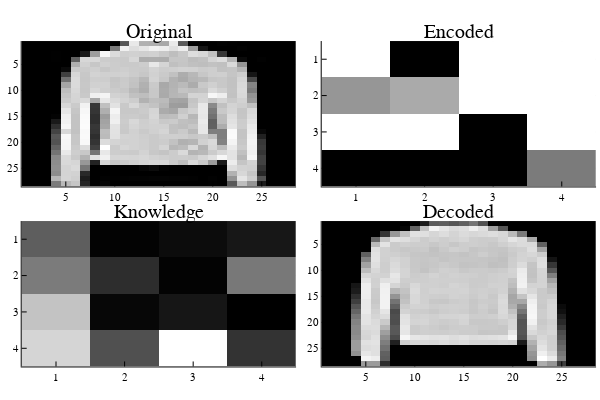

The notebook cell this image was saved under:
### Code cell
og = x_test_autoenc[:, 97]
en = enc(og)
kn = knw(en)
dc = dec(kn)
plot(
    plot(
        Gray.(reshape(og, 28, 28)'), title="Original"
    ),
    plot(
        Gray.(reshape(en, 4, 4)'), title="Encoded"
    ),
    plot(
        Gray.(reshape(kn, 4, 4)'), title="Knowledge"
    ),
    plot(
        Gray.(reshape(dc, 28, 28)'), title="Decoded"
    )
)

### Figure 1 — Plotly figure (JSON) as saved in the notebook; plotly's stock layout.template omitted (floating-point values rounded to 4 significant figures; data arrays with more than 128 entries replaced by an {"elided": "..."} marker saying what was removed)
{"data": [{"colorbar": {"title": ""}, "colorscale": [[0, "rgba(0, 0, 0, 1.000)"], [1, "rgba(255, 255, 255, 1.000)"]], "hoverinfo": "none", "name": "y1", "showlegend": false, "showscale": false, "type": "heatmap", "x": [0.5, 1.5, 2.5, 3.5, 4.5, 5.5, 6.5, 7.5, 8.5, 9.5, 10.5, 11.5, 12.5, 13.5, 14.5, 15.5, 16.5, 17.5, 18.5, 19.5, 20.5, 21.5, 22.5, 23.5, 24.5, 25.5, 26.5, 27.5, 28.5], "xaxis": "x1", "y": [0.5, 1.5, 2.5, 3.5, 4.5, 5.5, 6.5, 7.5, 8.5, 9.5, 10.5, 11.5, 12.5, 13.5, 14.5, 15.5, 16.5, 17.5, 18.5, 19.5, 20.5, 21.5, 22.5, 23.5, 24.5, 25.5, 26.5, 27.5, 28.5], "yaxis": "y1", "z": {"elided": "28x28 float values"}, "zmax": 1, "zmin": 0}, {"colorbar": {"title": ""}, "colorscale": [[0, "rgba(0, 0, 0, 1.000)"], [1, "rgba(255, 255, 255, 1.000)"]], "hoverinfo": "none", "name": "y1", "showlegend": false, "showscale": false, "type": "heatmap", "x": [0.5, 1.5, 2.5, 3.5, 4.5], "xaxis": "x2", "y": [0.5, 1.5, 2.5, 3.5, 4.5], "yaxis": "y2", "z": [[1, 0, 1, 1], [0.5896, 0.6664, 1, 1], [1, 1, 0, 1], [0, 0, 0, 0.4805]], "zmax": 1, "zmin": 0}, {"colorbar": {"title": ""}, "colorscale": [[0, "rgba(0, 0, 0, 1.000)"], [1, "rgba(255, 255, 255, 1.000)"]], "hoverinfo": "none", "name": "y1", "showlegend": false, "showscale": false, "type": "heatmap", "x": [0.5, 1.5, 2.5, 3.5, 4.5], "xaxis": "x3", "y": [0.5, 1.5, 2.5, 3.5, 4.5], "yaxis": "y3", "z": [[0.359, 0.07608, 0.1039, 0.1375], [0.4516, 0.2068, 0.07585, 0.4404], [0.6741, 0.089, 0.1367, 0.06739], [0.732, 0.3163, 0.8613, 0.2258]], "zmax": 0.8613, "zmin": 0.06739}, {"colorbar": {"title": ""}, "colorscale": [[0, "rgba(0, 0, 0, 1.000)"], [1, "rgba(255, 255, 255, 1.000)"]], "hoverinfo": "none", "name": "y1", "showlegend": false, "showscale": false, "type": "heatmap", "x": [0.5, 1.5, 2.5, 3.5, 4.5, 5.5, 6.5, 7.5, 8.5, 9.5, 10.5, 11.5, 12.5, 13.5, 14.5, 15.5, 16.5, 17.5, 18.5, 19.5, 20.5, 21.5, 22.5, 23.5, 24.5, 25.5, 26.5, 27.5, 28.5], "xaxis": "x4", "y": [0.5, 1.5, 2.5, 3.5, 4.5, 5.5, 6.5, 7.5, 8.5, 9.5, 10.5, 11.5, 12.5, 13.5, 14.5, 15.5, 16.5, 17.5, 18.5, 19.5, 20.5, 21.5, 22.5, 23.5, 24.5, 25.5, 26.5, 27.5, 28.5], "yaxis": "y4", "z": {"elided": "28x28 float values"}, "zmax": 0.9949, "zmin": 0}], "layout": {"annotations": [{"font": {"color": "rgba(0, 0, 0, 1.000)", "family": "sans-serif", "size": 20}, "rotation": 0, "showarrow": false, "text": "Original", "x": 0.2648, "xanchor": "center", "xref": "paper", "y": 1, "yanchor": "top", "yref": "paper"}, {"font": {"color": "rgba(0, 0, 0, 1.000)", "family": "sans-serif", "size": 20}, "rotation": 0, "showarrow": false, "text": "Encoded", "x": 0.7648, "xanchor": "center", "xref": "paper", "y": 1, "yanchor": "top", "yref": "paper"}, {"font": {"color": "rgba(0, 0, 0, 1.000)", "family": "sans-serif", "size": 20}, "rotation": 0, "showarrow": false, "text": "Knowledge", "x": 0.2648, "xanchor": "center", "xref": "paper", "y": 0.5, "yanchor": "top", "yref": "paper"}, {"font": {"color": "rgba(0, 0, 0, 1.000)", "family": "sans-serif", "size": 20}, "rotation": 0, "showarrow": false, "text": "Decoded", "x": 0.7648, "xanchor": "center", "xref": "paper", "y": 0.5, "yanchor": "top", "yref": "paper"}], "height": 400, "legend_position": {"bgcolor": "rgba(255, 255, 255, 1.000)", "bordercolor": "rgba(0, 0, 0, 1.000)", "borderwidth": 1, "font": {"color": "rgba(0, 0, 0, 1.000)", "family": "sans-serif", "size": 11}, "title": {"font": {"color": "rgba(0, 0, 0, 1.000)", "family": "sans-serif", "size": 15}, "text": ""}, "tracegroupgap": 0, "traceorder": "normal", "x": 1, "xanchor": "auto", "y": 1, "yanchor": "auto"}, "margin": {"b": 20, "l": 0, "r": 0, "t": 20}, "paper_bgcolor": "rgba(255, 255, 255, 1.000)", "plot_bgcolor": "rgba(255, 255, 255, 1.000)", "showlegend": true, "width": 600, "xaxis1": {"anchor": "y1", "domain": [0.03619, 0.4934], "gridcolor": "rgba(0, 0, 0, 0.100)", "gridwidth": 0.5, "linecolor": "rgba(0, 0, 0, 1.000)", "mirror": false, "range": [0.5, 28.5], "showgrid": true, "showline": true, "showticklabels": true, "tickangle": 0, "tickcolor": "rgb(0, 0, 0)", "tickfont": {"color": "rgba(0, 0, 0, 1.000)", "family": "sans-serif", "size": 11}, "tickmode": "array", "ticks": "inside", "ticktext": ["5", "10", "15", "20", "25"], "tickvals": [5, 10, 15, 20, 25], "title": "", "titlefont": {"color": "rgba(0, 0, 0, 1.000)", "family": "sans-serif", "size": 15}, "type": "-", "visible": true, "zeroline": false, "zerolinecolor": "rgba(0, 0, 0, 1.000)"}, "xaxis2": {"anchor": "y2", "domain": [0.5362, 0.9934], "gridcolor": "rgba(0, 0, 0, 0.100)", "gridwidth": 0.5, "linecolor": "rgba(0, 0, 0, 1.000)", "mirror": false, "range": [0.5, 4.5], "showgrid": true, "showline": true, "showticklabels": true, "tickangle": 0, "tickcolor": "rgb(0, 0, 0)", "tickfont": {"color": "rgba(0, 0, 0, 1.000)", "family": "sans-serif", "size": 11}, "tickmode": "array", "ticks": "inside", "ticktext": ["1", "2", "3", "4"], "tickvals": [1, 2, 3, 4], "title": "", "titlefont": {"color": "rgba(0, 0, 0, 1.000)", "family": "sans-serif", "size": 15}, "type": "-", "visible": true, "zeroline": false, "zerolinecolor": "rgba(0, 0, 0, 1.000)"}, "xaxis3": {"anchor": "y3", "domain": [0.03619, 0.4934], "gridcolor": "rgba(0, 0, 0, 0.100)", "gridwidth": 0.5, "linecolor": "rgba(0, 0, 0, 1.000)", "mirror": false, "range": [0.5, 4.5], "showgrid": true, "showline": true, "showticklabels": true, "tickangle": 0, "tickcolor": "rgb(0, 0, 0)", "tickfont": {"color": "rgba(0, 0, 0, 1.000)", "family": "sans-serif", "size": 11}, "tickmode": "array", "ticks": "inside", "ticktext": ["1", "2", "3", "4"], "tickvals": [1, 2, 3, 4], "title": "", "titlefont": {"color": "rgba(0, 0, 0, 1.000)", "family": "sans-serif", "size": 15}, "type": "-", "visible": true, "zeroline": false, "zerolinecolor": "rgba(0, 0, 0, 1.000)"}, "xaxis4": {"anchor": "y4", "domain": [0.5362, 0.9934], "gridcolor": "rgba(0, 0, 0, 0.100)", "gridwidth": 0.5, "linecolor": "rgba(0, 0, 0, 1.000)", "mirror": false, "range": [0.5, 28.5], "showgrid": true, "showline": true, "showticklabels": true, "tickangle": 0, "tickcolor": "rgb(0, 0, 0)", "tickfont": {"color": "rgba(0, 0, 0, 1.000)", "family": "sans-serif", "size": 11}, "tickmode": "array", "ticks": "inside", "ticktext": ["5", "10", "15", "20", "25"], "tickvals": [5, 10, 15, 20, 25], "title": "", "titlefont": {"color": "rgba(0, 0, 0, 1.000)", "family": "sans-serif", "size": 15}, "type": "-", "visible": true, "zeroline": false, "zerolinecolor": "rgba(0, 0, 0, 1.000)"}, "yaxis1": {"anchor": "x1", "domain": [0.5376, 0.9415], "gridcolor": "rgba(0, 0, 0, 0.100)", "gridwidth": 0.5, "linecolor": "rgba(0, 0, 0, 1.000)", "mirror": false, "range": [28.5, 0.5], "showgrid": true, "showline": true, "showticklabels": true, "tickangle": 0, "tickcolor": "rgb(0, 0, 0)", "tickfont": {"color": "rgba(0, 0, 0, 1.000)", "family": "sans-serif", "size": 11}, "tickmode": "array", "ticks": "inside", "ticktext": ["5", "10", "15", "20", "25"], "tickvals": [5, 10, 15, 20, 25], "title": "", "titlefont": {"color": "rgba(0, 0, 0, 1.000)", "family": "sans-serif", "size": 15}, "type": "-", "visible": true, "zeroline": false, "zerolinecolor": "rgba(0, 0, 0, 1.000)"}, "yaxis2": {"anchor": "x2", "domain": [0.5376, 0.9415], "gridcolor": "rgba(0, 0, 0, 0.100)", "gridwidth": 0.5, "linecolor": "rgba(0, 0, 0, 1.000)", "mirror": false, "range": [4.5, 0.5], "showgrid": true, "showline": true, "showticklabels": true, "tickangle": 0, "tickcolor": "rgb(0, 0, 0)", "tickfont": {"color": "rgba(0, 0, 0, 1.000)", "family": "sans-serif", "size": 11}, "tickmode": "array", "ticks": "inside", "ticktext": ["1", "2", "3", "4"], "tickvals": [1, 2, 3, 4], "title": "", "titlefont": {"color": "rgba(0, 0, 0, 1.000)", "family": "sans-serif", "size": 15}, "type": "-", "visible": true, "zeroline": false, "zerolinecolor": "rgba(0, 0, 0, 1.000)"}, "yaxis3": {"anchor": "x3", "domain": [0.03762, 0.4415], "gridcolor": "rgba(0, 0, 0, 0.100)", "gridwidth": 0.5, "linecolor": "rgba(0, 0, 0, 1.000)", "mirror": false, "range": [4.5, 0.5], "showgrid": true, "showline": true, "showticklabels": true, "tickangle": 0, "tickcolor": "rgb(0, 0, 0)", "tickfont": {"color": "rgba(0, 0, 0, 1.000)", "family": "sans-serif", "size": 11}, "tickmode": "array", "ticks": "inside", "ticktext": ["1", "2", "3", "4"], "tickvals": [1, 2, 3, 4], "title": "", "titlefont": {"color": "rgba(0, 0, 0, 1.000)", "family": "sans-serif", "size": 15}, "type": "-", "visible": true, "zeroline": false, "zerolinecolor": "rgba(0, 0, 0, 1.000)"}, "yaxis4": {"anchor": "x4", "domain": [0.03762, 0.4415], "gridcolor": "rgba(0, 0, 0, 0.100)", "gridwidth": 0.5, "linecolor": "rgba(0, 0, 0, 1.000)", "mirror": false, "range": [28.5, 0.5], "showgrid": true, "showline": true, "showticklabels": true, "tickangle": 0, "tickcolor": "rgb(0, 0, 0)", "tickfont": {"color": "rgba(0, 0, 0, 1.000)", "family": "sans-serif", "size": 11}, "tickmode": "array", "ticks": "inside", "ticktext": ["5", "10", "15", "20", "25"], "tickvals": [5, 10, 15, 20, 25], "title": "", "titlefont": {"color": "rgba(0, 0, 0, 1.000)", "family": "sans-serif", "size": 15}, "type": "-", "visible": true, "zeroline": false, "zerolinecolor": "rgba(0, 0, 0, 1.000)"}}}
